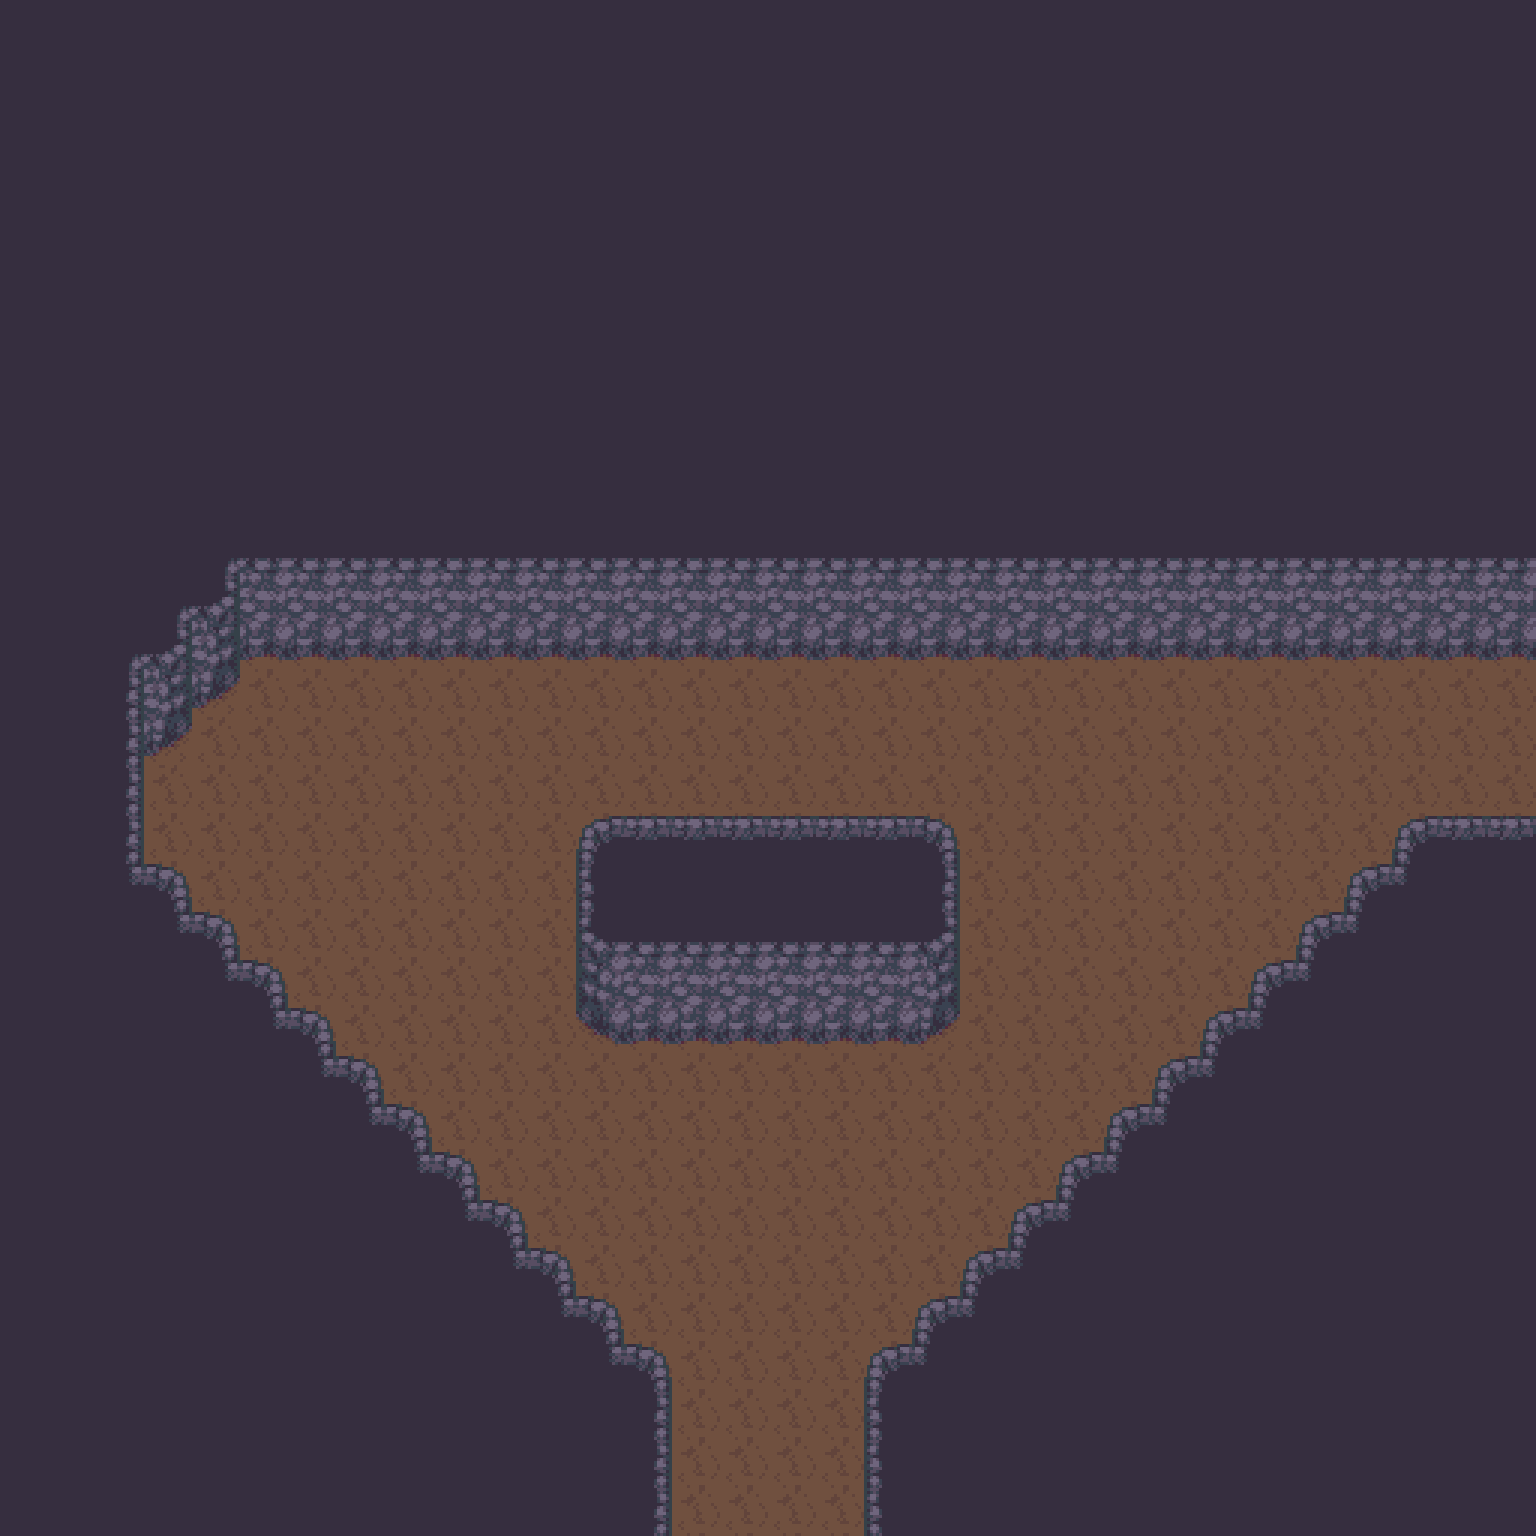

Rendered tile map (Tiled .tmx) drawn with the repository's tilesets; below, a short description and the map source with its tile grids summarised:
An orthogonal 32x32 tile map with 48x48 px tiles, 2 tile layers (Floor, Furnishing) and 1 object.

<map version="1.2" tiledversion="1.3.4" orientation="orthogonal" renderorder="right-down" width="32" height="32" tilewidth="48" tileheight="48" infinite="0" nextlayerid="4" nextobjectid="3">
 <tileset firstgid="1" source="Cave.tsx" />
 <layer id="2" name="Floor" width="32" height="32">
  <data>[1024 cells, 1024 non-empty, 1 distinct tile ids]</data>
 </layer>
 <layer id="1" name="Furnishing" width="32" height="32">
  <data>[1024 cells, 788 non-empty, 18 distinct tile ids]</data>
 </layer>
 <objectgroup id="3" name="Props">
  <object id="2" gid="235" x="192" y="864" width="48" height="48">
   <properties>
    <property name="I" value="[ChestSpawn]" />
   </properties>
  </object>
 </objectgroup>
</map>
